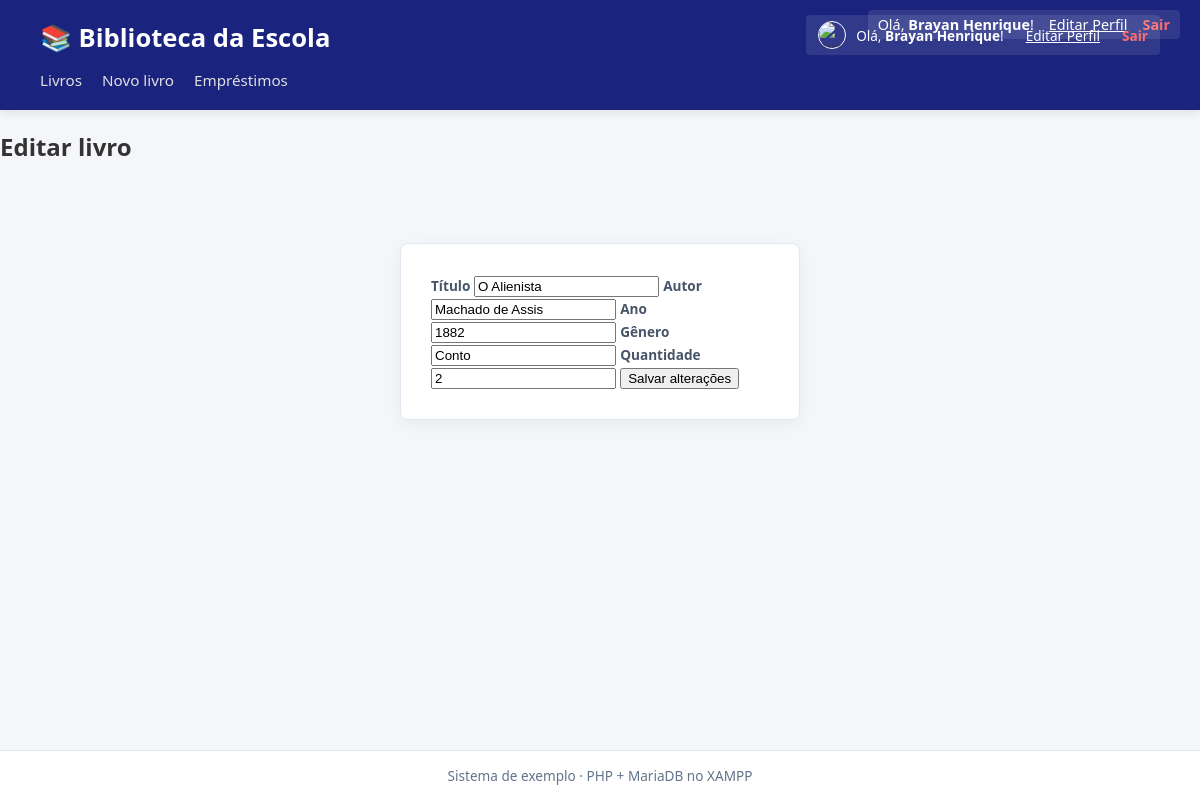
/bwa_bwa/editar.php?id=3 (signed in), run on the app's committed database.
### tables this page shows
CREATE TABLE `livros` (
  `id` int(11) NOT NULL,
  `titulo` varchar(150) NOT NULL,
  `autor` varchar(100) NOT NULL,
  `ano` int(11) DEFAULT NULL,
  `genero` varchar(50) DEFAULT NULL,
  `quantidade` int(11) NOT NULL DEFAULT 1
);

### bwa_bwa/conexao.php (called while the page is built, shortened)
<?php
function e($texto) {
    return htmlspecialchars((string)$texto, ENT_QUOTES, 'UTF-8');
}
?>

### bwa_bwa/editar.php (the view, shortened to what this page needs)
<?php
require 'conexao.php';
$id = (int)($_GET['id'] ?? $_POST['id'] ?? 0);
$consulta = $pdo->prepare("SELECT * FROM livros WHERE id = :id");
$consulta->execute([':id' => $id]);
$livro = $consulta->fetch();
require 'topo.php';
?>
<h2>Editar livro</h2>
<form method="post" class="ficha">
  <label>Título <input name="titulo" value="<?= e($livro['titulo']) ?>" required maxlength="150"></label>
  <label>Autor <input name="autor" value="<?= e($livro['autor']) ?>" required maxlength="100"></label>
  <label>Ano <input name="ano" type="number" value="<?= e($livro['ano']) ?>"></label>
  <label>Gênero <input name="genero" value="<?= e($livro['genero']) ?>" maxlength="50"></label>
  <label>Quantidade <input name="quantidade" type="number" min="1" value="<?= e($livro['quantidade']) ?>" required></label>
  <button>Salvar alterações</button>
</form>
<?php
require 'rodape.php';
?>

### bwa_bwa/estilo.css (style rules this page uses)
* { box-sizing: border-box; }
body { background-color: #f4f6f9; color: #333333; font-family: 'Segoe UI', Roboto, Helvetica, Arial, sans-serif; margin: 0; padding: 0; display: flex; flex-direction: column; min-height: 100vh; }
form { background: #ffffff; max-width: 400px; margin: 60px auto; padding: 30px; border-radius: 8px; box-shadow: 0 4px 15px rgba(0,0,0,0.05); border: 1px solid #e2e8f0; }
form label { font-size: 0.85em; font-weight: 600; color: #475569; }

### data on the page
livros: titulo "O Alienista", autor "Machado de Assis", ano "1882", genero "Conto", quantidade "2"

### other printed values
$_SESSION['usuario_nome'] "Brayan Henrique"
